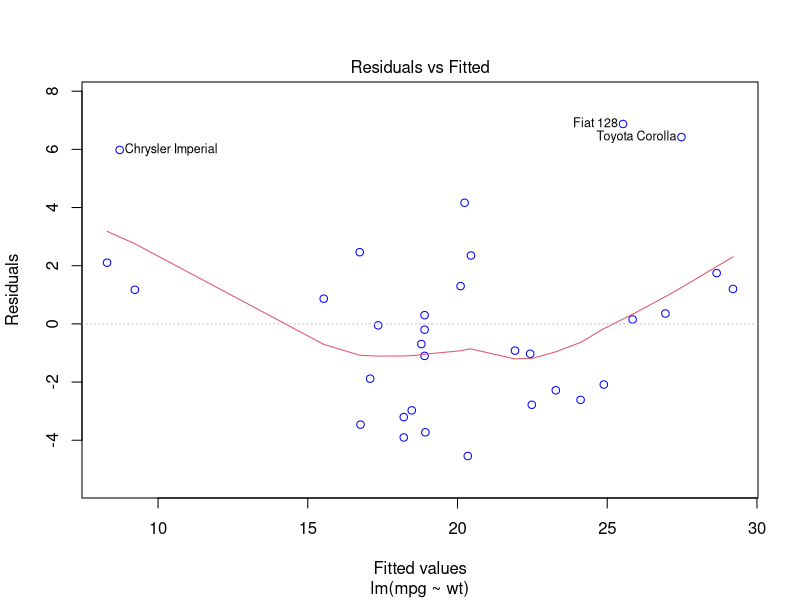
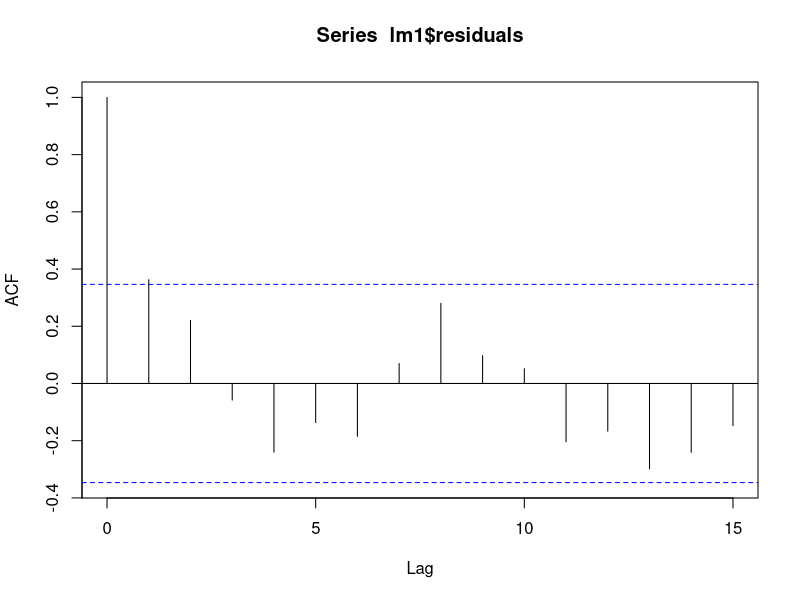
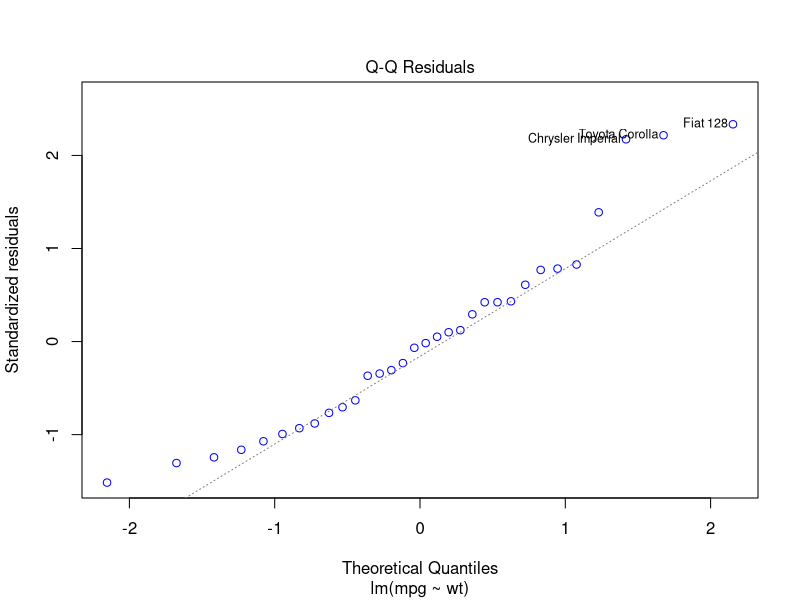
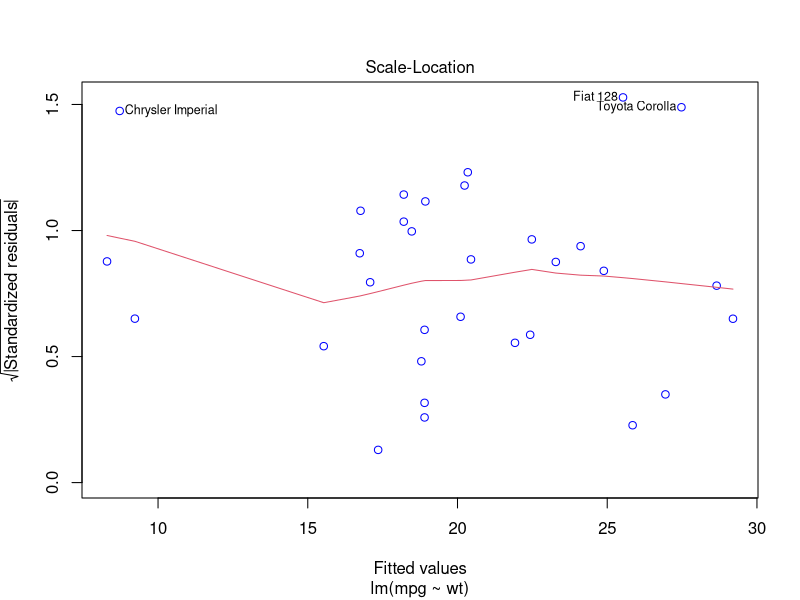

Reproduce these figures in R, in order.
## ---- chunk 1
knitr::opts_chunk$set(echo = TRUE)
## ---- chunk 2
str(mtcars)
## ---- chunk 3
mtcars$gear<-as.factor(mtcars$gear)
## ---- chunk 4
str(mtcars$gear)
## ---- chunk 5
with(mtcars,shapiro.test(mpg[gear==3]))
## ---- chunk 6
with(mtcars,shapiro.test(mpg[gear==4]))
## ---- chunk 7
with(mtcars,shapiro.test(mpg[gear==5]))
## ---- chunk 8
library(car)
leveneTest(mpg~gear,data = mtcars)
## ---- chunk 9
summary(aov(mpg~gear,data = mtcars))
## ---- chunk 10
aov(mpg~gear,data = mtcars)
## ---- chunk 11
TukeyHSD(aov(mpg~gear,data = mtcars))
## ---- chunk 12
summary(lm(mpg~gear,data = mtcars))
## ---- chunk 13
pairwise.t.test(mtcars$mpg,mtcars$gear,p.adj="none")
## ---- chunk 14
cov(mtcars$wt,mtcars$mpg)
## ---- chunk 15
cov(mtcars$wt,mtcars$mpg)
## ---- chunk 16
mtcars$wt2<-mtcars$wt/2.2
## ---- chunk 17
cov(mtcars$wt2,mtcars$mpg)
## ---- chunk 18
cor(mtcars$wt,mtcars$mpg)
## ---- chunk 19
cor(mtcars$wt2,mtcars$mpg)
## ---- chunk 20
cor.test(mtcars$wt,mtcars$mpg)
## ---- chunk 21
cor.test(mtcars$wt2,mtcars$mpg)
## ---- chunk 22
lm1<-lm(mpg~wt,data = mtcars)
lm1
## ---- chunk 23
summary(lm1)
## ---- chunk 24
names(lm1)
## ---- chunk 25
lm1.resid <- lm1$residuals
lm1.fitted <- fitted(lm1)
## ---- chunk 26
plot(lm1, which=1, col=c("blue"))
## ---- chunk 27
summary(lm1$residuals)
## ---- chunk 28
acf(lm1$residuals)
## ---- chunk 29
library(car)
durbinWatsonTest(lm1)
## ---- chunk 30
plot(lm1, which=2, col=c("blue"))
## ---- chunk 31
shapiro.test(lm1$residuals)
## ---- chunk 32
plot(lm1, which=3, col=c("blue"))
## ---- chunk 33
library(lmtest)
bptest(lm1)
## ---- chunk 34
p <- data.frame(x=c(6))
colnames(p) <- "wt"
## ---- chunk 35
predict(lm1, p)
